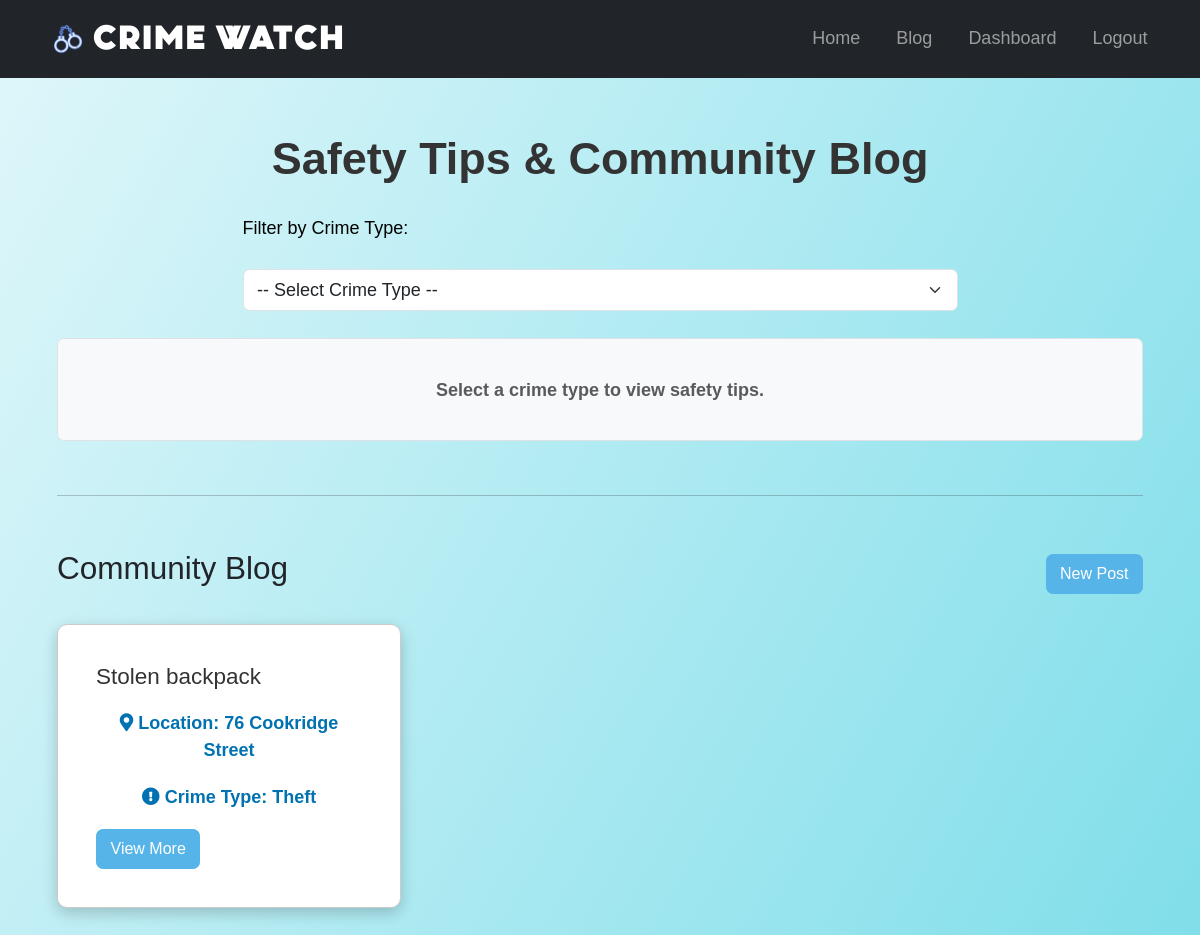
Before: /blog/blog (signed in) with the older database file.
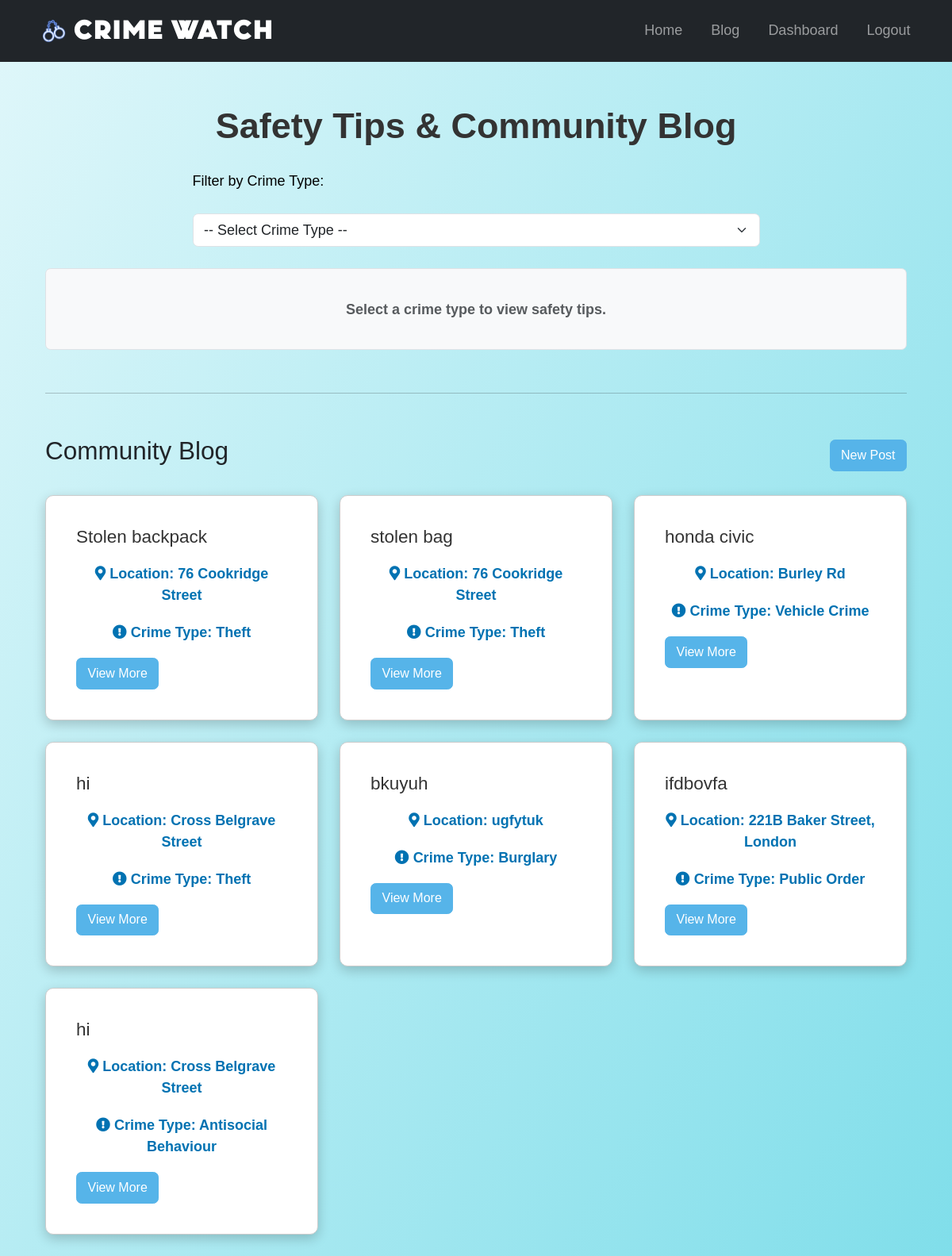
After: the same page with the newer database file.
### app/models.py (models this page shows)
class BlogPost(db.Model):
    __tablename__ = 'blog_post'
    id = db.Column(db.Integer, primary_key=True)
    title = db.Column(db.String(150), nullable=False)
    location = db.Column(db.String(150), nullable=False)
    description = db.Column(db.Text, nullable=False)
    crime_type = db.Column(db.String(50), nullable=False)
    created_by = db.Column(db.Integer, db.ForeignKey('user.id'), nullable=False)
    author = db.relationship('User', backref='blog_posts', lazy=True)  # Ensure correct backref here

### app/views.py (the view, shortened to what this page needs)
@blog.route('/blog', methods=['GET', 'POST'])
@login_required
def blog_page():
    crime_filter = request.args.get('crime_type')
    if crime_filter:
        posts = BlogPost.query.filter_by(crime_type=crime_filter).all()
    else:
        posts = BlogPost.query.all()
    print(f"Posts: {posts}")  # Debugging: Check if posts are being retrieved
    return render_template('blog.html', posts=posts)

### app/templates/blog.html (shortened to what this page needs)
{% extends "base.html" %}
{% block content %}
<div class="container mt-5">
    <h2 class="welcome-title">Safety Tips & Community Blog</h2>
    <div class="row justify-content-center mb-4">
        <div class="col-md-8">
            <form>
                <label for="crime_type" class="form-label" style="margin-top: 20px; font-size: 1.0rem;">Filter by Crime Type:</label>
                <select id="crime_type" name="crime_type" class="form-select" onchange="showTipsAndPosts()">
                    <option value="">-- Select Crime Type --</option>
                </select>
            </form>
        </div>
    </div>
    <div id="safety-tips" class="mt-4 p-3 border rounded bg-light">
        <p class="text-muted">Select a crime type to view safety tips.</p>
    </div>
    <hr class="my-5">
    <div class="d-flex justify-content-between align-items-center mb-4">
        <h3>Community Blog</h3>
        <button type="button" class="btn btn-primary" data-bs-toggle="modal" data-bs-target="#postCrimeModal">
            New Post
        </button>
    </div>
    <div id="blog-posts" class="row row-cols-1 row-cols-md-3 g-4">
        {% if posts %}
            {% for post in posts %}
            <div class="col">
                <div class="card h-100">
                    <div class="card-body">
                        <h5 class="card-title">{{ post.title }}</h5>
                        <p class="card-text">
                            <i class="fas fa-map-marker-alt"></i> <strong>Location:</strong> {{ post.location }}
                        </p>
                        <p class="card-text">
                            <i class="fas fa-exclamation-circle"></i> <strong>Crime Type:</strong> {{ post.crime_type }}
                        </p>
                        <button
                            class="btn btn-primary"
                            data-bs-toggle="modal"
                            data-bs-target="#postModal"
                            onclick="showPostDetails('{{ post.title }}', '{{ post.location }}', '{{ post.crime_type }}', '{{ post.description }}', '{{ post.author.username if post.author else 'Unknown' }}')">
                            View More
                        </button>
                    </div>
                </div>
            </div>
            {% endfor %}
        {% else %}
            <p class="text-muted">No blog posts available. Create the first post!</p>
        {% endif %}
    </div>
</div>
{% endblock %}

### app/templates/base.html (shortened to what this page needs)
<!DOCTYPE html>
<html lang="en">
    <head>
        <link href="https://cdn.jsdelivr.net/npm/bootstrap@5.3.0/dist/css/bootstrap.min.css" rel="stylesheet">
        <link rel="stylesheet" href="https://cdnjs.cloudflare.com/ajax/libs/font-awesome/5.15.4/css/all.min.css">
        <link rel="stylesheet" href="https://unpkg.com/leaflet@1.7.1/dist/leaflet.css" />
        <link rel="stylesheet" href="https://unpkg.com/leaflet-control-geocoder/dist/Control.Geocoder.css" />
        <link rel="stylesheet" href="{{ url_for('static', filename='styles.css') }}">
    </head>
<body>
    <nav class="navbar navbar-expand-lg navbar-dark bg-dark">
        <div class="container">
            <a class="navbar-brand d-flex align-items-center title-heading" style="color: rgb(255, 255, 255);" href="{{ url_for('views.home') }}">
                <img src="{{ url_for('static', filename='Icon.png') }}" alt="App Icon" width="30" height="30" class="me-2">
                Crime Watch
            </a>
            <div class="collapse navbar-collapse" id="navbarNav">
                <ul class="navbar-nav ms-auto">
                    <li class="nav-item">
                        <a class="nav-link" href="{{ url_for('views.home') }}">Home</a>
                    </li>
                    {% if current_user.is_authenticated %}
                        <li class="nav-item">
                            <a class="nav-link" href="{{ url_for('blog.blog_page') }}">Blog</a>
                        </li>
                        <li class="nav-item">
                            <a class="nav-link" href="{{ url_for('views.dashboard') }}">Dashboard</a>
                        </li>
                        <li class="nav-item">
                            <a class="nav-link" href="{{ url_for('auth.logout') }}">Logout</a>
                        </li>
                    {% endif %}
                </ul>
            </div>
        </div>
    </nav>
    <main class="container my-4">
        {% block content %}{% endblock %}
    </main>
</body>
</html>

### app/static/styles.css (style rules this page uses)
html, body { height: 100%; margin: 0; padding: 0; font-family: 'Arial', sans-serif; font-size: 18px; background: linear-gradient(120deg, #e0f7fa, #80deea); background-size: cover; background-repeat: no-repeat; overflow-x: hidden; }
main { position: relative; z-index: 2; }
.title-heading { font-family: 'font1'; font-size: 3rem; font-weight: 600; color: #000; text-align: center; }
.welcome-title { font-family: 'font2', sans-serif; font-size: 2.5rem; font-weight: bold; color: #333333; text-align: center; margin-top: 20px; }
p { color: #ff0000; font-weight: bold; text-align: center; margin-top: 20px; }
nav { display: flex; justify-content: space-around; background-color: #333; padding: 1rem; position: fixed; top: 0; width: 100%; z-index: 1030; }
nav ul { list-style: none; display: flex; gap: 1rem; }
nav a { color: #fff; text-decoration: none; padding: 0.5rem; border-radius: 5px; }
.navbar-brand { font-size: 1.8rem; font-weight: bold; }
form { display: flex; flex-direction: column; gap: 1rem; color: rgb(0, 0, 0); }
.card { background-color: #f5f5f5; color: #333; border: 1px solid #ccc; border-radius: 10px; padding: 20px; margin: auto; max-width: 500px; z-index: 1020; }
.card-text { color: #0072b2; }
button, .btn { font-size: 16px; transition: background-color 0.3s ease; }
.btn-primary { background-color: #56b4e9; color: #fff; border: 1px solid #56b4e9; }
.card { background-color: #fff; z-index: 3; position: relative; box-shadow: 0 5px 15px rgba(0, 0, 0, 0.2); border-radius: 10px; }

Changed rows visible on the page:
added BlogPost: title "stolen bag", location "76 Cookridge Street", crime_type "Theft"
added BlogPost: title "honda civic", location "Burley Rd", crime_type "Vehicle Crime"
added BlogPost: title "hi", location "Cross Belgrave Street", crime_type "Theft"
added BlogPost: title "bkuyuh", location "ugfytuk", crime_type "Burglary"
added BlogPost: title "ifdbovfa", location "221B Baker Street, London", crime_type "Public Order"
added BlogPost: title "hi", location "Cross Belgrave Street", crime_type "Antisocial Behaviour"
